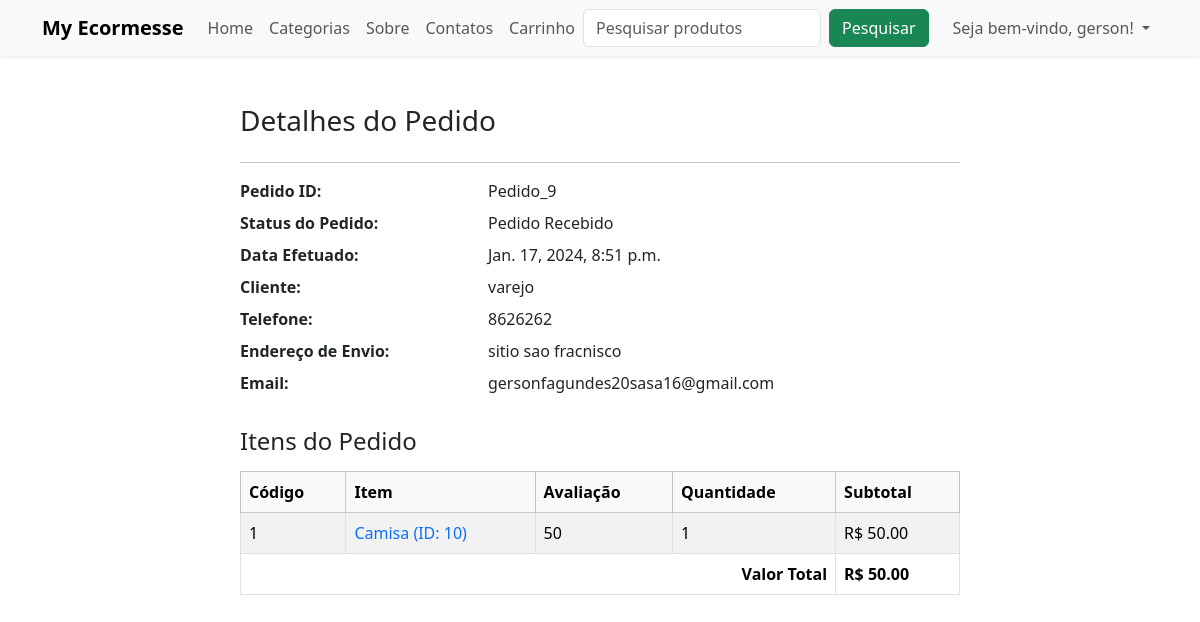
Page /perfil/pedido-9/ (signed in) on the earlier database version.
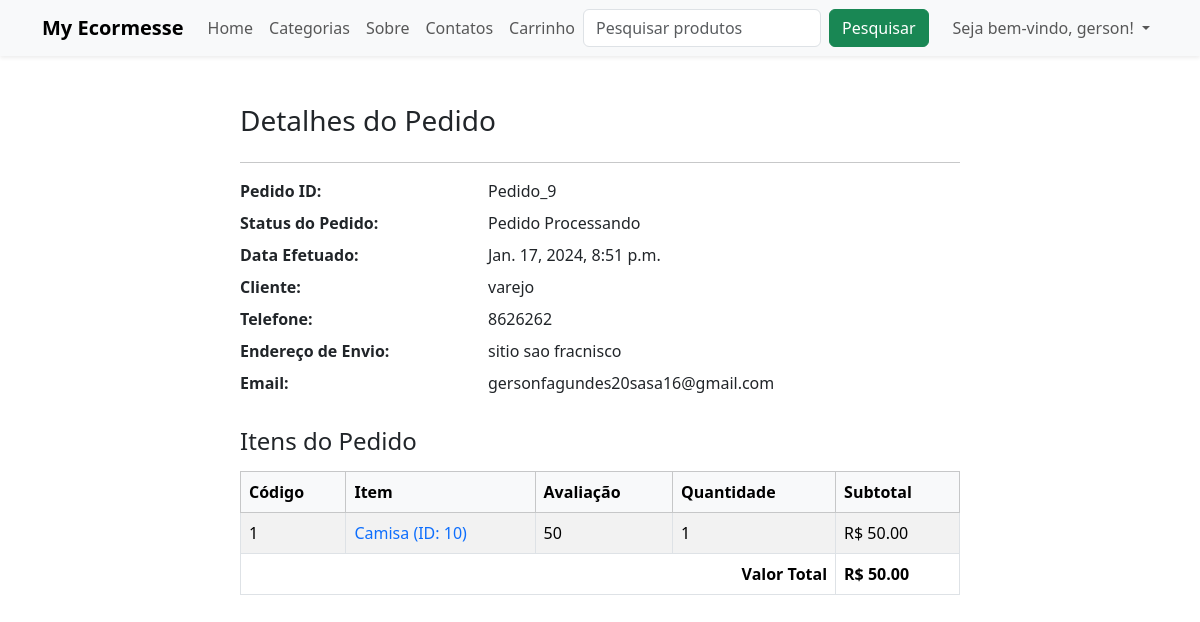
Same page on the later database version.
### lojaapp/models.py (models this page shows, shortened)
class Pedido_order(models.Model):
    carro = models.OneToOneField(Carro, on_delete= models.CASCADE)
    ordenado_por = models.CharField(max_length=200, default='SeuValorPadrão')
    endereco_envio = models.CharField(max_length=200)
    telefone = models.CharField(max_length = 10)
    email = models.EmailField(null=True, blank=True)
    subtotal = models.PositiveIntegerField()
    desconto = models.PositiveIntegerField()
    total = models.PositiveIntegerField()
    pedido_status = models.CharField(max_length = 50, choices = PEDIDO_STATUS)
    criado_em = models.DateTimeField(auto_now_add = True)

### lojaapp/views.py (the view)
# urls.py: path('perfil/pedido-<int:pk>/', ClientePedidoDetalheView.as_view(), name='clientepedidodetalhe'),
class ClientePedidoDetalheView(DetailView):
    template_name = 'clientepedidodetalhe.html'
    model = Pedido_order
    context_object_name = "pedido_obj"
    def dispatch(self, request,*args, **kwargs):
        if request.user.is_authenticated and Cliente.objects.filter(user=request.user).exists():
            order_id = self.kwargs["pk"]
            pedido = Pedido_order.objects.get(id= order_id)
            if request.user.cliente != pedido.carro.cliente:
                return redirect("lojaproject/lojaapp/templates/base.html")
        else:
            return redirect("/entrar/?next=/perfil/")
        return super().dispatch(request, *args, **kwargs)

### lojaapp/templates/clientepedidodetalhe.html (shortened to what this page needs)
{% extends 'base.html' %}
{% load humanize %}
{% block content %}
<div class="container my-5">
  <div class="row justify-content-center">
    <div class="col-md-8">
      <h3 class="mb-4">Detalhes do Pedido</h3>
      <hr>
      <dl class="row mb-4">
        <dt class="col-sm-4 fw-semibold">Pedido ID:</dt>
        <dd class="col-sm-8">Pedido_{{ pedido_obj.id }}</dd>
        <dt class="col-sm-4 fw-semibold">Status do Pedido:</dt>
        <dd class="col-sm-8">{{ pedido_obj.pedido_status }}</dd>
        <dt class="col-sm-4 fw-semibold">Data Efetuado:</dt>
        <dd class="col-sm-8">{{ pedido_obj.criado_em }}</dd>
        <dt class="col-sm-4 fw-semibold">Cliente:</dt>
        <dd class="col-sm-8">{{ pedido_obj.ordenado_por }}</dd>
        <dt class="col-sm-4 fw-semibold">Telefone:</dt>
        <dd class="col-sm-8">{{ pedido_obj.telefone }}</dd>
        <dt class="col-sm-4 fw-semibold">Endereço de Envio:</dt>
        <dd class="col-sm-8">{{ pedido_obj.endereco_envio }}</dd>
        <dt class="col-sm-4 fw-semibold">Email:</dt>
        <dd class="col-sm-8">{{ pedido_obj.email }}</dd>
      </dl>
      <h4 class="mb-3">Itens do Pedido</h4>
      <table class="table table-striped table-bordered align-middle">
        <thead class="table-light">
          <tr>
            <th>Código</th>
            <th>Item</th>
            <th>Avaliação</th>
            <th>Quantidade</th>
            <th>Subtotal</th>
          </tr>
        </thead>
        <tbody>
          {% for cp in pedido_obj.carro.carroproduto_set.all %}
          <tr>
            <td>{{ forloop.counter }}</td>
            <td>
              <a href="{% url 'lojaapp:produtodetelahe' cp.produto.slug %}" target="_blank" class="text-decoration-none">
                {{ cp.produto.titulo }} (ID: {{ cp.produto.id }})
              </a>
            </td>
            <td>{{ cp.avaliacao }}</td>
            <td>{{ cp.quantidade }}</td>
            <td>R$ {{ cp.subtotal|floatformat:2|intcomma }}</td>
          </tr>
          {% endfor %}
          <tr>
            <th colspan="4" class="text-end">Valor Total</th>
            <th class="fw-bold">R$ {{ pedido_obj.total|floatformat:2|intcomma }}</th>
          </tr>
        </tbody>
      </table>
    </div>
  </div>
</div>
{% endblock %}

Differences in the rows shown:
changed Pedido_order "varejo": pedido_status "Pedido Recebido" → "Pedido Processando"
